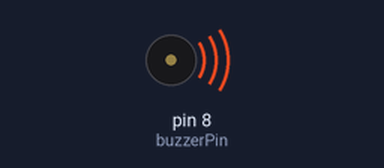
A sketch run on a simulated Arduino Uno, built with avr-gcc and run on an emulated ATmega328P. Shown: buzzer (waves = sounding).

Above: at 0.2 s.
At 9.7 s:
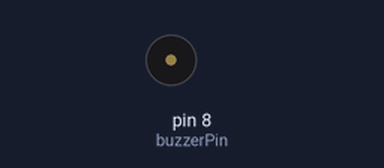
Timing chart, 0 to 14.8 s (numbered marks = the images above):
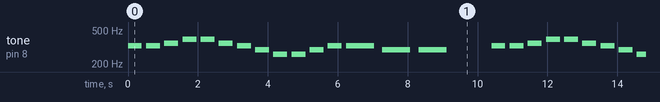

Measured:
- by itself, tone on pin 8 (buzzerPin): plays 329 Hz for 0.40 s, 329 Hz for 0.40 s, 349 Hz for 0.40 s, 392 Hz for 0.40 s, 392 Hz for 0.40 s, 349 Hz for 0.40 s … (171 notes in this stretch)

The sketch:

exemplo_buzzer.ino
```cpp
/*
 * Programa para tocar uma melodia simples com um buzzer usando Arduino.
 * Melodia: "Ode to Joy" de Ludwig van Beethoven.
 *
 * Conexões:
 * - Pino positivo do buzzer no pino digital 8 do Arduino.
 * - Pino negativo do buzzer no pino GND do Arduino.
 *
 * Notas:
 * - As notas são representadas em Hertz (Hz).
 * - Pausas entre as notas são representadas por 0 Hz.
 *
 * Código por: Epaminondas Lage
 * Data: maio 2023
 */

// Definindo o pino onde o buzzer está conectado
const int buzzerPin = 8;

// Frequências das notas em Hertz
const int NOTE_C4 = 261; // Dó central
const int NOTE_D4 = 293; // Ré
const int NOTE_E4 = 329; // Mi
const int NOTE_F4 = 349; // Fá
const int NOTE_G4 = 392; // Sol
const int NOTE_A4 = 440; // Lá
const int NOTE_B4 = 493; // Si
const int NOTE_C5 = 523; // Dó (uma oitava acima)
const int REST = 0; // Pausa entre as notas

// Notas da música "Ode to Joy"
int melody[] = {
  NOTE_E4, NOTE_E4, NOTE_F4, NOTE_G4,  // Primeira frase
  NOTE_G4, NOTE_F4, NOTE_E4, NOTE_D4,  // Segunda frase
  NOTE_C4, NOTE_C4, NOTE_D4, NOTE_E4,  // Terceira frase
  NOTE_E4, NOTE_D4, NOTE_D4, REST,      // Quarta frase

  NOTE_E4, NOTE_E4, NOTE_F4, NOTE_G4,  // Quinta frase
  NOTE_G4, NOTE_F4, NOTE_E4, NOTE_D4,  // Sexta frase
  NOTE_C4, NOTE_C4, NOTE_D4, NOTE_E4,  // Sétima frase
  NOTE_D4, NOTE_C4, REST, REST         // Oitava frase
};

// Durações das notas em milissegundos
int noteDurations[] = {
  400, 400, 400, 400,  // Primeira frase
  400, 400, 400, 400,  // Segunda frase
  400, 400, 400, 400,  // Terceira frase
  800, 800, 800, 800,  // Quarta frase

  400, 400, 400, 400,  // Quinta frase
  400, 400, 400, 400,  // Sexta frase
  400, 400, 400, 400,  // Sétima frase
  800, 800, 800, 800   // Oitava frase
};

void setup() {
  pinMode(buzzerPin, OUTPUT); // Configura o pino do buzzer como saída
}

void loop() {
  // Toca a melodia
  for (int i = 0; i < 32; i++) {
    int note = melody[i];          // Obtém a nota atual
    int duration = noteDurations[i]; // Obtém a duração da nota atual

    if (note > 0) {
      tone(buzzerPin, note, duration); // Toca a nota
    } else {
      noTone(buzzerPin); // Pausa (desativa o buzzer)
    }

    delay(duration * 1.30); // Adiciona um pequeno atraso entre as notas
  }

  delay(2000); // Atraso entre repetições da música
}
```
